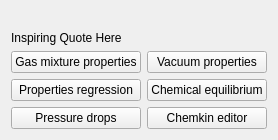
<?xml version="1.0" encoding="UTF-8"?>
<ui version="4.0">
    <class>MainInputPage</class>
        <widget class="QWidget" name="MainInputPage">
            <layout class="QVBoxLayout" name="beerLogoLayout">
                <item>
                    <widget class="QLabel" name="logoLabel"/>
                </item>
                <item>
                    <widget class="QLabel" name="beerQuoteLabel">
                        <property name="text">
                            <string>Inspiring Quote Here</string>
                        </property>
                    </widget>
                </item>
                <item>
                    <layout class="QGridLayout" name="gridLayout">
                        <!-- Row 0 -->
                        <item row="0" column="0">
                            <widget class="QPushButton" name="propertiesButton">
                                <property name="text">
                                    <string>Gas mixture properties</string>
                                </property>
                            </widget>
                        </item>
                        <item row="0" column="1">
                            <widget class="QPushButton" name="vacuumButton">
                                <property name="text">
                                    <string>Vacuum properties</string>
                                </property>
                            </widget>
                        </item>

                        <!-- Row 1-->
                        <item row="1" column="0">
                            <widget class="QPushButton" name="regressionButton">
                                <property name="text">
                                    <string>Properties regression</string>
                                </property>
                            </widget>
                        </item>
                        <item row="1" column="1">
                            <widget class="QPushButton" name="equilibriumButton">
                                <property name="text">
                                    <string>Chemical equilibrium</string>
                                </property>
                            </widget>
                        </item>

                        <!-- Row 2 -->
                        <item row="2" column="0">
                            <widget class="QPushButton" name="pressureDropsButton">
                                <property name="text">
                                    <string>Pressure drops</string>
                                </property>
                            </widget>
                        </item>
                        <item row="2" column="1">
                            <widget class="QPushButton" name="chemkinButton">
                                <property name="text">
                                    <string>Chemkin editor</string>
                                </property>
                            </widget>
                        </item>
                    </layout>
                </item>
            </layout>
        </widget>
</ui>
